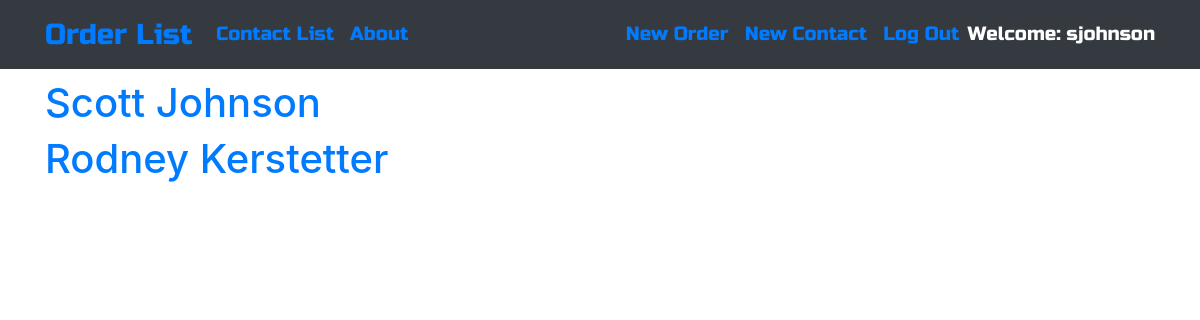
Screenshot of /contacts/ (signed in) with the database file from the repository.
### ordermanager/models.py (models this page shows, shortened)
class Contact(models.Model):
    SITES = (
        ("BVS", "Beaver Springs"),
        ("BVT", "Beavertown"),
    )
    first_name = models.CharField(max_length=50)
    last_name = models.CharField(max_length=50)
    email_address = models.CharField(max_length=100)
    site = models.CharField(max_length=3, choices=SITES)
    active = models.BooleanField(default=True)
    def __str__(self):
        return f"{self.first_name} {self.last_name}"

### ordermanager/views.py (the view)
# urls.py: path('contacts/', views.ContactListView.as_view(), name='contact_list'),
class ContactListView(ListView):
    model = Contact
    def get_queryset(self):
        return Contact.objects.filter().order_by('last_name')

### ordermanager/templates/ordermanager/contact_list.html
{% extends "ordermanager/base.html" %}
{% block content %}
<div class="centerstage">
    {% for contact in contact_list %}
        <div class="contact">
            <h1><a href="{% url 'contact_detail' pk=contact.pk %}">{{ contact }}</a></h1>
        </div>
    {% endfor %}
</div>
{% endblock %}

### ordermanager/templates/ordermanager/base.html (shortened to what this page needs)
<!DOCTYPE html>
{% load staticfiles %}
<html lang="en">
<head>
    <link rel="stylesheet" href="https://stackpath.bootstrapcdn.com/bootstrap/4.3.1/css/bootstrap.min.css">
    <link href="https://maxcdn.bootstrapcdn.com/font-awesome/4.7.0/css/font-awesome.min.css" rel="stylesheet">
    <link rel="stylesheet" href="{% static 'css/ordermanager.css' %}">
</head>
<body>
    <nav class="navbar navbar-expand-lg bg-dark techfont">
        <div class="container">
            <div class="navbar-nav align-items-center">
                <a class='navbar-brand bigbrand' href="{% url 'order_list' %}">Order List</a>
                <a class="nav-item nav-link" href="{% url 'contact_list' %}">Contact List</a>
                <a class="nav-item nav-link" href="{% url 'about' %}">About</a>
            </div>
            <div class="navbar-nav align-items-center ml-auto">
                {% if user.is_authenticated %}
                    <a class="nav-item nav-link" href="{% url 'order_new' %}">New Order</a>
                    <a class="nav-item nav-link" href="{% url 'contact_new' %}">New Contact</a>
                    <a class="nav-item nav-link" href="{% url 'logout' %}">Log Out</a>
                    <a class="welcome">  Welcome: {{ user.username }}</a>
                    {% else %}
                    <a class="nav-item nav-link" href="{% url 'login' %}" aria-label="Login"><span class="fa fa-user"></span></a>
                {% endif %}
            </div>
        </div>
    </nav>
    <div class="content container">
        <div class="row">
            <div class="col-md-8">
                {% block content %}
                {% endblock %}
            </div>
        </div>
    </div>
</body>
</html>

### ordermanager/static/css/ordermanager.css (style rules this page uses)
.techfont { font-family: 'Russo One', sans-serif; font-size: 1.2em; margin-bottom: 10px; }
.bigbrand { font-size: 1.5em; }
.centerstage { margin-left: auto; margin-right: auto; }
.welcome { font-family: 'Russo One', sans-serif; font-size: 1em; color: white!important; }

### rows the page displays
Contact: first_name+last_name "Scott Johnson"
Contact: first_name+last_name "Rodney Kerstetter"

### other values shown
{{ user.username }} "sjohnson"
